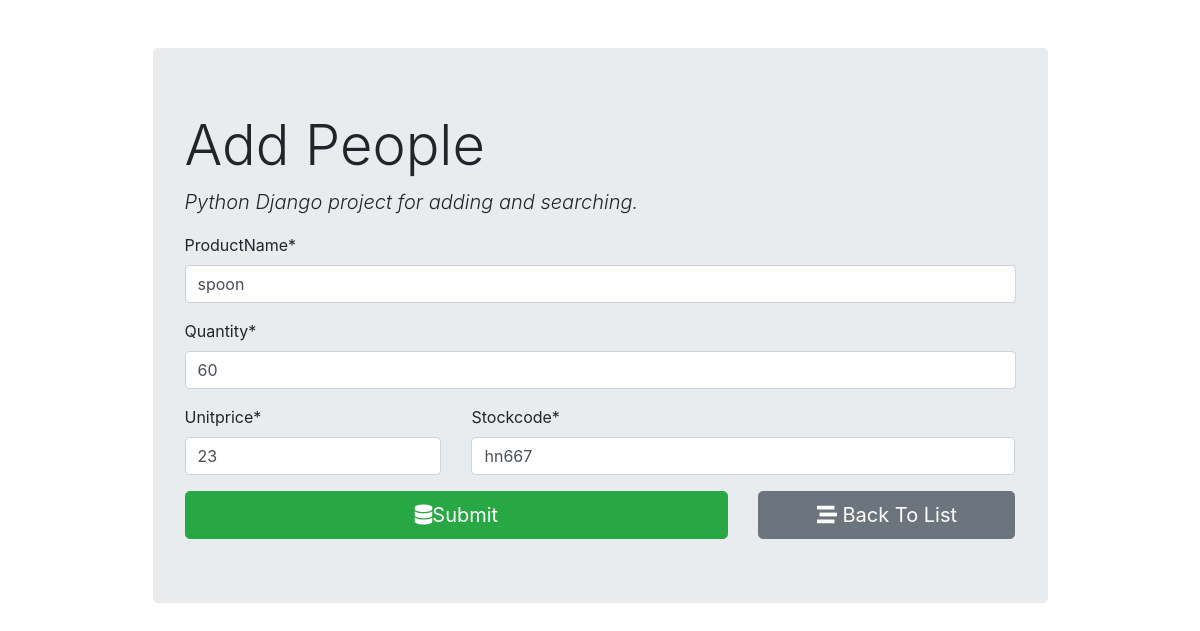
Screenshot of /product/4/ with the database file from the repository.
### add_product/models.py (models this page shows)
class Product(models.Model):
    productName = models.CharField(max_length = 100)
    quantity = models.IntegerField()
    unitprice = models.IntegerField()
    stockcode = models.CharField(max_length = 10)

### add_product/views.py (the view, shortened to what this page needs)
# urls.py: path('',views.product_form, name='product_insert'), #get and post request for insert operation
def product_form(request, id=0):
    if request.method == "GET":
        if id == 0:
            form = AddProductForm()
        else:
            product = Product.objects.get(pk=id)
            form = AddProductForm(instance=product)
        return render(request, "add_product/product_form.html", {'form':form})

### add_product/forms.py
class AddProductForm(forms.ModelForm):
    class Meta:
        model = Product
        fields = '__all__'

### add_product/templates/add_product/product_form.html (shortened to what this page needs)
{% extends "add_product/base.html"%}
{% load crispy_forms_tags %}
 {% block content %}
<form action= "" method="post" autocomplete="off">
    {{form.productName|as_crispy_field}}
    {{form.quantity|as_crispy_field}}
    <div class="row">
        <div class="col-md-4">
        {{form.unitprice|as_crispy_field}}
        </div>
        <div class="col-md-8">
        {{form.stockcode|as_crispy_field}}
        </div>
    </div>
    <div class="row">
        <div class="col-md-8">
            <button type="submit" class="btn btn-success btn-block btn-lg"> <i class="fas fa-database"></i>Submit</button>
        </div>
        <div class="col-md-4">
            <a href="{% url 'product_list' %}" class = "btn btn-secondary btn-block btn-lg">
                <i class="fas fa-stream"></i> Back To List
            </a>
        </div>
    </div>
</form>
 {% endblock content%}

### rows the page displays
Product: productName "spoon", quantity "60", unitprice "23", stockcode "hn667"
